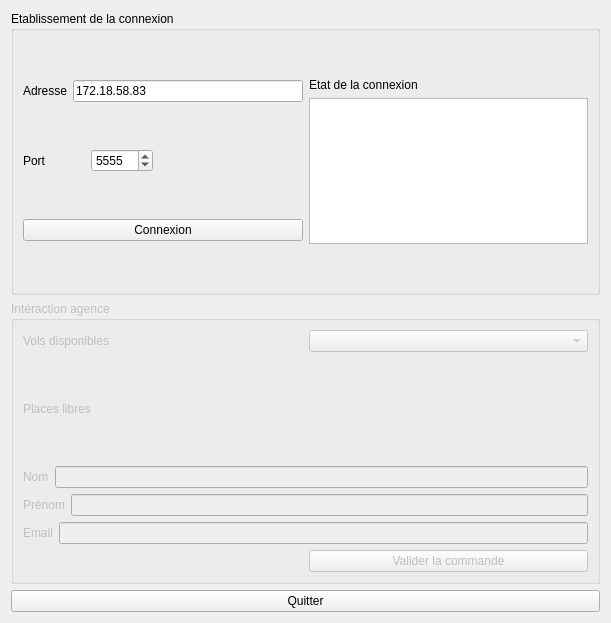
<?xml version="1.0" encoding="UTF-8"?>
<ui version="4.0">
 <class>DAB_Window</class>
 <widget class="QWidget" name="DAB_Window">
  <property name="geometry">
   <rect>
    <x>0</x>
    <y>0</y>
    <width>611</width>
    <height>623</height>
   </rect>
  </property>
  <property name="windowTitle">
   <string>DAB_Window</string>
  </property>
  <layout class="QGridLayout" name="gridLayout_3">
   <item row="0" column="0">
    <widget class="QGroupBox" name="groupBoxConnexion">
     <property name="title">
      <string>Etablissement de la connexion</string>
     </property>
     <layout class="QGridLayout" name="gridLayout">
      <item row="3" column="0">
       <widget class="QPushButton" name="pushButtonConnexion">
        <property name="text">
         <string>Connexion</string>
        </property>
       </widget>
      </item>
      <item row="1" column="1" rowspan="3">
       <layout class="QVBoxLayout" name="verticalLayout">
        <item>
         <widget class="QLabel" name="label">
          <property name="text">
           <string>Etat de la connexion</string>
          </property>
         </widget>
        </item>
        <item>
         <widget class="QTextEdit" name="textEditEtatConnexion"/>
        </item>
       </layout>
      </item>
      <item row="1" column="0">
       <layout class="QHBoxLayout" name="horizontalLayout">
        <item>
         <widget class="QLabel" name="label_2">
          <property name="text">
           <string>Adresse</string>
          </property>
         </widget>
        </item>
        <item>
         <widget class="QLineEdit" name="lineEditAdresse">
          <property name="text">
           <string>172.18.58.83</string>
          </property>
         </widget>
        </item>
       </layout>
      </item>
      <item row="2" column="0">
       <layout class="QHBoxLayout" name="horizontalLayout_2">
        <item>
         <widget class="QLabel" name="label_3">
          <property name="text">
           <string>Port</string>
          </property>
         </widget>
        </item>
        <item>
         <widget class="QSpinBox" name="spinBoxPort">
          <property name="maximum">
           <number>9999</number>
          </property>
          <property name="value">
           <number>5555</number>
          </property>
         </widget>
        </item>
        <item>
         <spacer name="horizontalSpacer">
          <property name="orientation">
           <enum>Qt::Horizontal</enum>
          </property>
          <property name="sizeType">
           <enum>QSizePolicy::Fixed</enum>
          </property>
          <property name="sizeHint" stdset="0">
           <size>
            <width>150</width>
            <height>0</height>
           </size>
          </property>
         </spacer>
        </item>
       </layout>
      </item>
     </layout>
    </widget>
   </item>
   <item row="2" column="0">
    <widget class="QPushButton" name="pushButtonQuitter">
     <property name="text">
      <string>Quitter</string>
     </property>
    </widget>
   </item>
   <item row="1" column="0">
    <widget class="QGroupBox" name="groupBoxInteraction">
     <property name="enabled">
      <bool>false</bool>
     </property>
     <property name="title">
      <string>Intéraction agence</string>
     </property>
     <layout class="QGridLayout" name="gridLayout_4">
      <item row="1" column="1">
       <widget class="QLabel" name="label_5">
        <property name="text">
         <string>Places libres</string>
        </property>
       </widget>
      </item>
      <item row="0" column="1">
       <widget class="QLabel" name="label_4">
        <property name="text">
         <string>Vols disponibles</string>
        </property>
       </widget>
      </item>
      <item row="2" column="1" colspan="2">
       <layout class="QVBoxLayout" name="verticalLayout_2">
        <item>
         <layout class="QHBoxLayout" name="horizontalLayout_3">
          <item>
           <widget class="QLabel" name="label_6">
            <property name="text">
             <string>Nom</string>
            </property>
           </widget>
          </item>
          <item>
           <widget class="QLineEdit" name="lineEditNom"/>
          </item>
         </layout>
        </item>
        <item>
         <layout class="QHBoxLayout" name="horizontalLayout_4">
          <item>
           <widget class="QLabel" name="label_7">
            <property name="text">
             <string>Prénom</string>
            </property>
           </widget>
          </item>
          <item>
           <widget class="QLineEdit" name="lineEditPrenom"/>
          </item>
         </layout>
        </item>
        <item>
         <layout class="QHBoxLayout" name="horizontalLayout_5">
          <item>
           <widget class="QLabel" name="label_8">
            <property name="text">
             <string>Email</string>
            </property>
           </widget>
          </item>
          <item>
           <widget class="QLineEdit" name="lineEditEmail"/>
          </item>
         </layout>
        </item>
       </layout>
      </item>
      <item row="0" column="2">
       <widget class="QComboBox" name="comboBoxVols"/>
      </item>
      <item row="1" column="2">
       <layout class="QGridLayout" name="gridLayoutPlaces"/>
      </item>
      <item row="3" column="2">
       <widget class="QPushButton" name="pushButtonValider">
        <property name="text">
         <string>Valider la commande</string>
        </property>
       </widget>
      </item>
     </layout>
    </widget>
   </item>
  </layout>
 </widget>
 <resources/>
 <connections>
  <connection>
   <sender>pushButtonQuitter</sender>
   <signal>clicked()</signal>
   <receiver>DAB_Window</receiver>
   <slot>close()</slot>
   <hints>
    <hint type="sourcelabel">
     <x>169</x>
     <y>599</y>
    </hint>
    <hint type="destinationlabel">
     <x>3</x>
     <y>604</y>
    </hint>
   </hints>
  </connection>
 </connections>
</ui>
